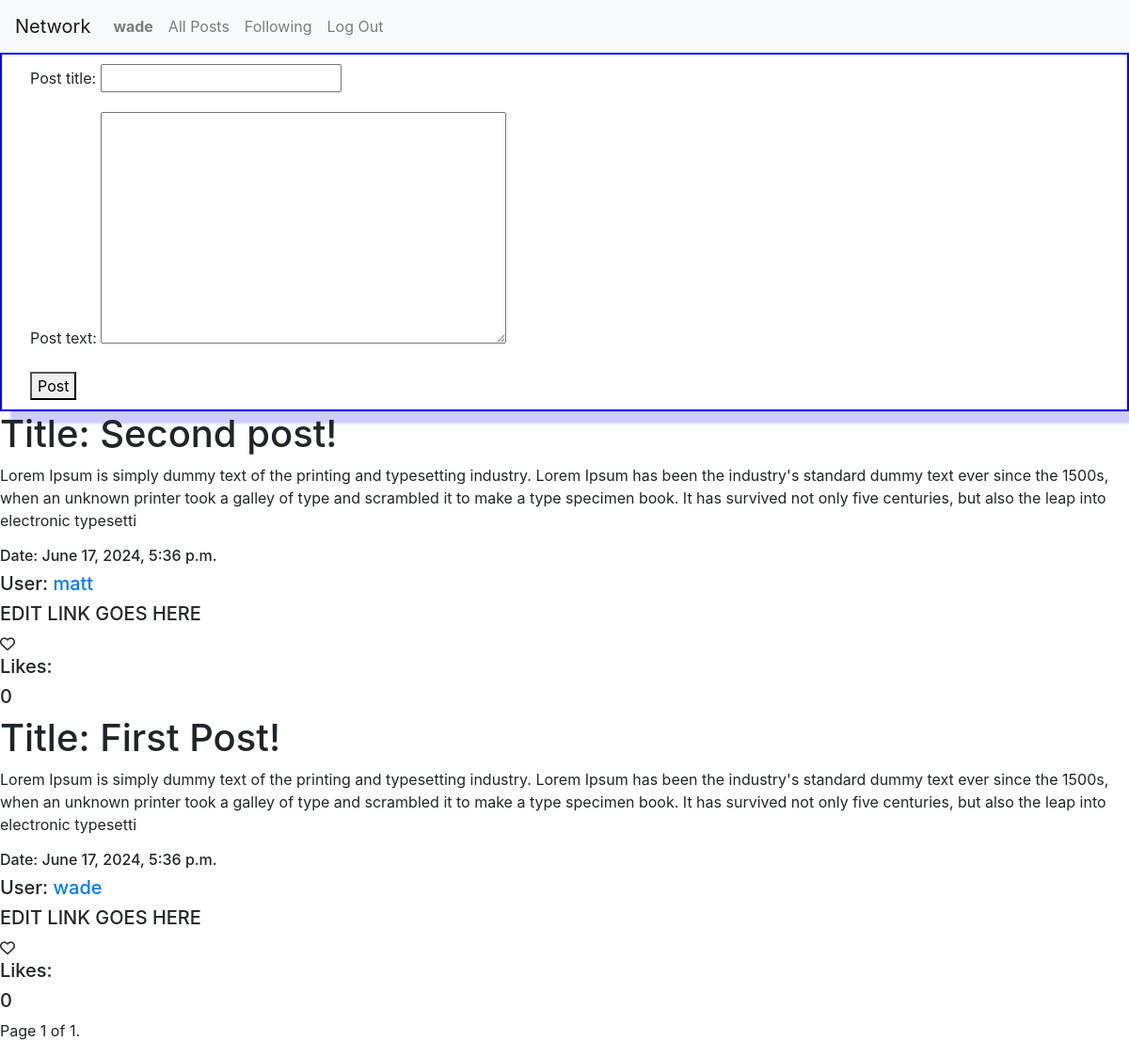
The app's page / (signed in), older data.
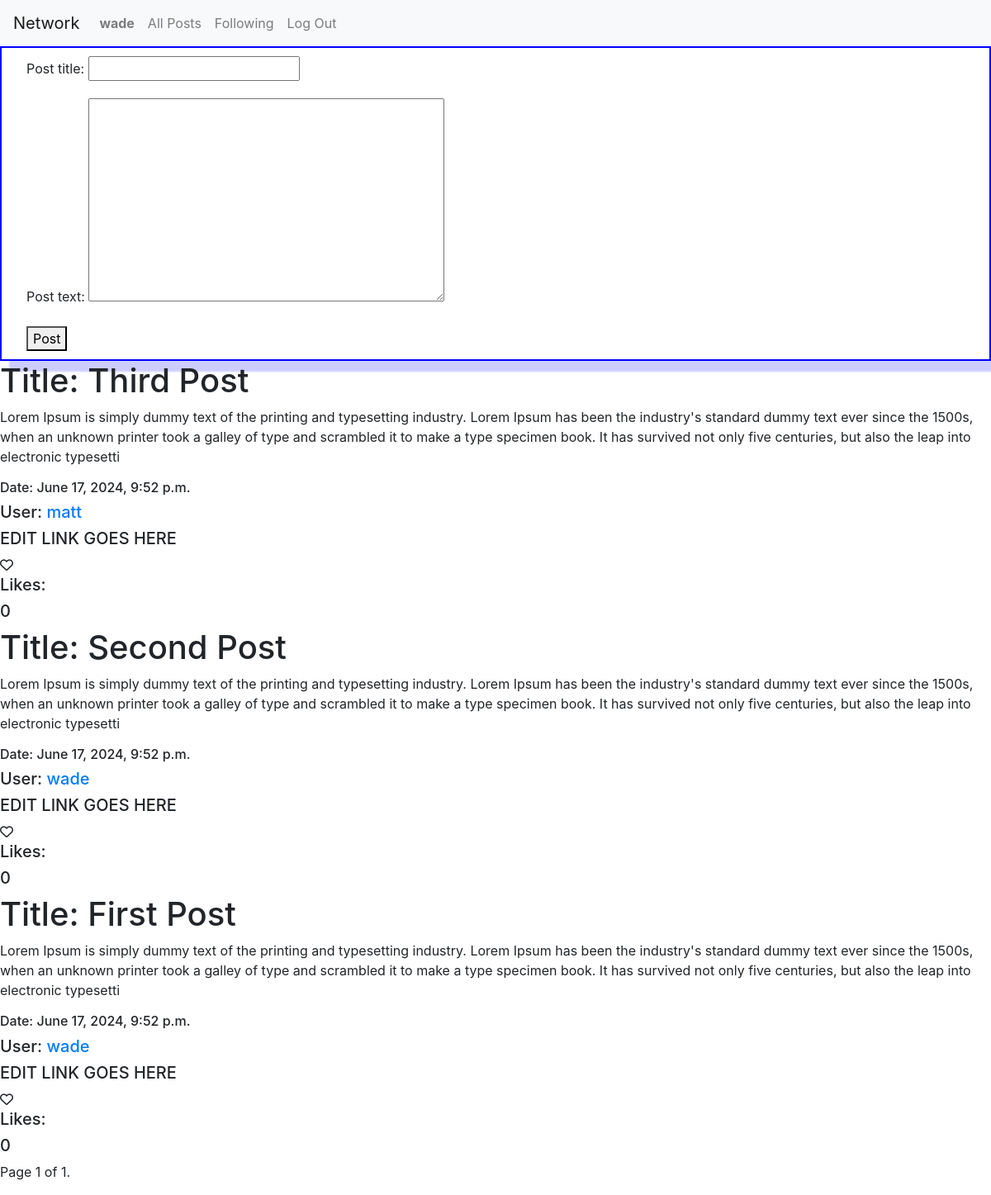
The same page, newer data.
### network/models.py (models this page shows)
class Posts(models.Model):
    post_title=models.CharField(max_length=20) #title
    post_text=models.TextField(max_length=330) #text
    likes=models.ManyToManyField(User,related_name="post_likes", blank=True) #likes, will be many users
    post_date=models.DateTimeField(auto_now_add=True) #date/time
    user=models.ForeignKey(User, related_name="post_author", on_delete=models.CASCADE) #user id foreign key

class User(AbstractUser):
    pass

### network/views.py (the view, shortened to what this page needs)
# urls.py: path("", views.index, name="index"),
@login_required(login_url='login')  #requires user to be logged in to post and view forum
def index(request):
    form1=PostForm()                  #request post form
    posts=Posts.objects.all()        # gets all posts and paginates them when returning a render of the index view
    posts=posts.order_by("-post_date") # order posts by date
    for post in posts:                     # loop through all ordered posts and add a temporary attribute of the number of likes per post
        post.likes_counts=post.likes.count()
    p=Paginator(posts,10)            # paginating
    page_number=request.GET.get('page')
    page_obj=p.get_page(page_number)
    return render(request, "network/index.html", {'form1':form1, 'page_obj':page_obj})

### network/forms.py
class PostForm(forms.ModelForm):
    class Meta:
        model = Posts
        fields = ['post_title', 'post_text']

### network/templates/network/index.html (shortened to what this page needs)
{% extends "network/layout.html" %}
{% block body %}
<form method="POST" class="wade_form">
    {{ form1.as_p }}
    <button type="submit">Post</button>
</form>
{% for page in page_obj %}
<h1>Title: {{page.post_title}}</h1>
<p>{{page.post_text}}</p>
<h6>Date: {{page.post_date}}</h6>
<h5>User: <a href="{% url 'profile' page.user.id %}">{{ page.user.username }}</a></h5>
<h5>EDIT LINK GOES HERE</h5>
<div class="heartcontainer" data-user="{{page.user.id}}" data-post="{{page.id}}">
    <i class="fa-regular fa-heart"></i>
</div>
<h5>Likes:</h5>
<h5 id="likes-count-{{page.id}}">{{page.likes.count}}</h5>
</div>
{% endfor %}
<nav aria-label="Page navigation">
    <ul class="pagination">
        {% if page_obj.paginator.num_pages > 0 %}
        <li>
        <span class="pagination">
            Page {{ page_obj.number }} of {{ page_obj.paginator.num_pages }}.
        </span>
        </li>
        {% else %}
        <H1> No pages to display</H1>
        {% endif %}
    </ul>
    </nav>
{% endblock %}

Row changes from the older to the newer data that the page shows:
added Posts: post_title "Third Post", post_text "Lorem Ipsum is simply dummy text of the printing and typesetting industry. Lorem Ipsum has been the industry's standard dummy text ever since the 1500s, when an unknown printer took a galley of type and scrambled it to make a type specimen book. It has survived not only five centuries, but also the leap into electronic typesetti", post_date "June 17, 2024, 9:52 p.m.", user.username "matt", likes.count "0"
changed Posts: post_title "Second post!" → "Second Post"; post_date "June 17, 2024, 5:36 p.m." → "June 17, 2024, 9:52 p.m."; user.username "matt" → "wade"
changed Posts: post_title "First Post!" → "First Post"; post_date "June 17, 2024, 5:36 p.m." → "June 17, 2024, 9:52 p.m."
